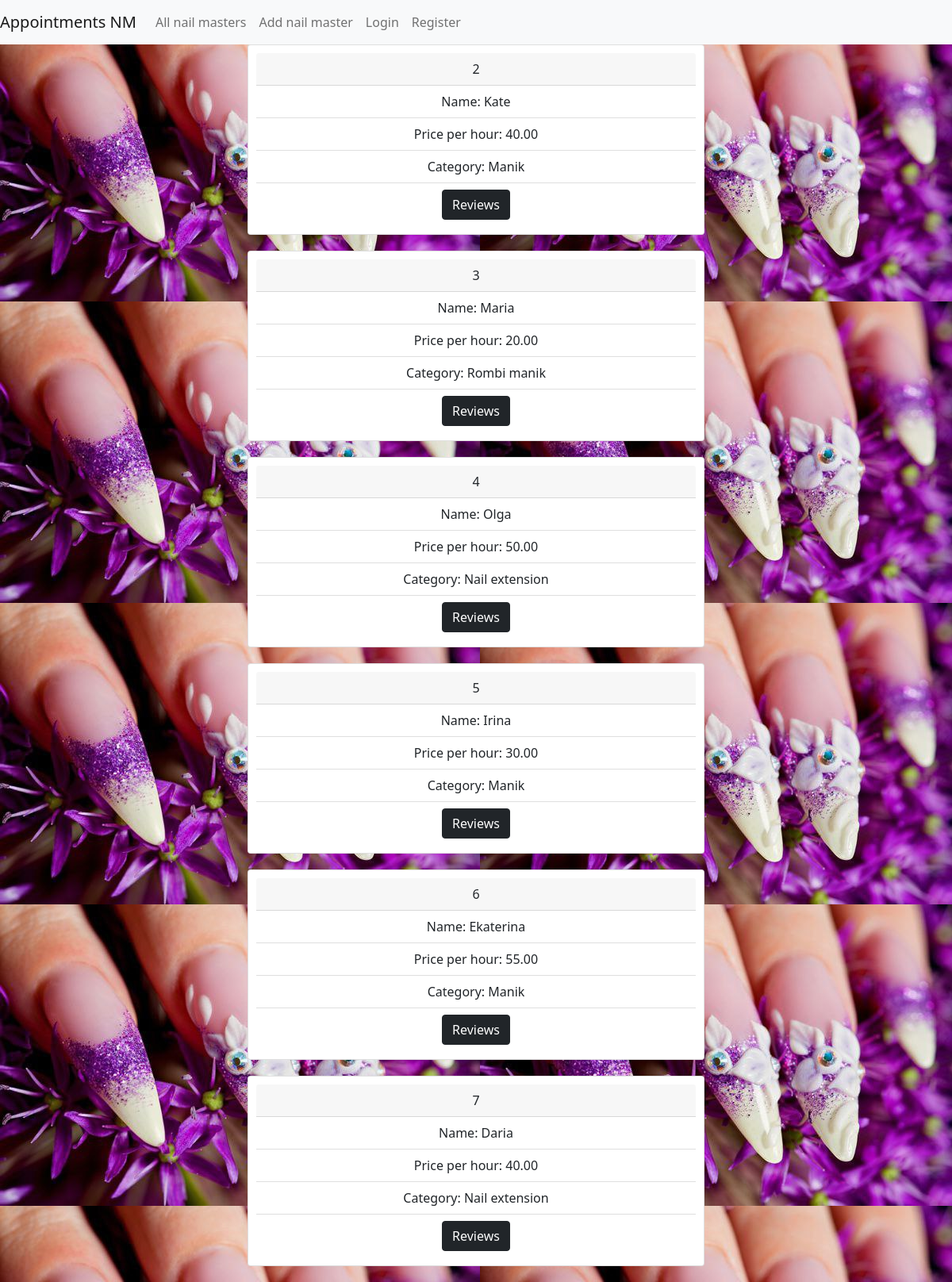
The page /app/nail_master_list/ on the database its author committed.
### entry/models.py (models this page shows, shortened)
class NailMaster(models.Model):
    name = models.CharField(max_length=255)
    price_per_hour = models.DecimalField(max_digits=10, decimal_places=2)
    category = models.CharField(max_length=255)

### entry/views.py (the view)
# urls.py: path('nail_master_list/', views.nail_master_list, name='nail_master_list'),
def nail_master_list(request):
    nail_masters = NailMaster.objects.all()
    return render(request, 'nail_master_list.html', {'nail_masters': nail_masters})

### templates/nail_master_list.html (shortened to what this page needs)
{% extends 'base.html'%}
{%block content%}
{% for nail_master in nail_masters %}
    <div class="list card">
      <div class="card-header">
        {{nail_master.id}}
      </div>
      <ul class="list-group list-group-flush">
        <li class="list-group-item">Name: {{nail_master.name}}</li>
        <li class="list-group-item">Price per hour: {{nail_master.price_per_hour}}</li>
        <li class="list-group-item">Category: {{nail_master.category}}</li>
        <li class="list-group-item">
            <a class="btn btn-dark" href="{% url 'nail_master_review_list' nail_master_id=nail_master.id%}" role="button">Reviews</a>
        </li>
      </ul>
    </div>
{% endfor %}
{% endblock %}

### templates/base.html (shortened to what this page needs)
<!DOCTYPE html>
{% load static %}
<html lang="en">
<head>
    <link rel="stylesheet" href="{% static 'styles.css' %}">
    <link href="https://cdn.jsdelivr.net/npm/bootstrap@5.1.3/dist/css/bootstrap.min.css" rel="stylesheet">
</head>
<body>
<nav class="navbar navbar-expand-lg navbar-light bg-light">
  <a class="navbar-brand" href="{% url 'index' %}">Appointments NM</a>
  <div class="collapse navbar-collapse" id="navbarNav">
    <ul class="navbar-nav">
      <li class="nav-item active">
        <a class="nav-link" href="{% url 'nail_master_list' %}">All nail masters</a>
      </li>
      <li class="nav-item">
        <a class="nav-link" href="{% url 'add_nail_master' %}">Add nail master</a>
      </li>
      {% if not user.is_authenticated %}
      <li class="nav-item">
        <a class="nav-link" href="{% url 'login_user' %}">Login</a>
      </li>
      <li class="nav-item">
        <a class="nav-link" href="{% url 'register_user' %}">Register</a>
      </li>
      {% endif %}
    </ul>
  </div>
</nav>
<div class="main" id="main">
{% block content %}
{% endblock %}
</div>
</body>
</html>

### static/styles.css (style rules this page uses)
body { background-attachment: fixed; background-image: url('img/NM.jpg'); }
.main { margin: 0 auto; width: 80%; }
.list { margin: 0 auto; width: 60%; text-align: center; padding: 10px; margin-bottom: 20px; }

### rows shown on the page
NailMaster: id "2", name "Kate", price_per_hour "40.00", category "Manik"
NailMaster: id "3", name "Maria", price_per_hour "20.00", category "Rombi manik"
NailMaster: id "4", name "Olga", price_per_hour "50.00", category "Nail extension"
NailMaster: id "5", name "Irina", price_per_hour "30.00", category "Manik"
NailMaster: id "6", name "Ekaterina", price_per_hour "55.00", category "Manik"
NailMaster: id "7", name "Daria", price_per_hour "40.00", category "Nail extension"
